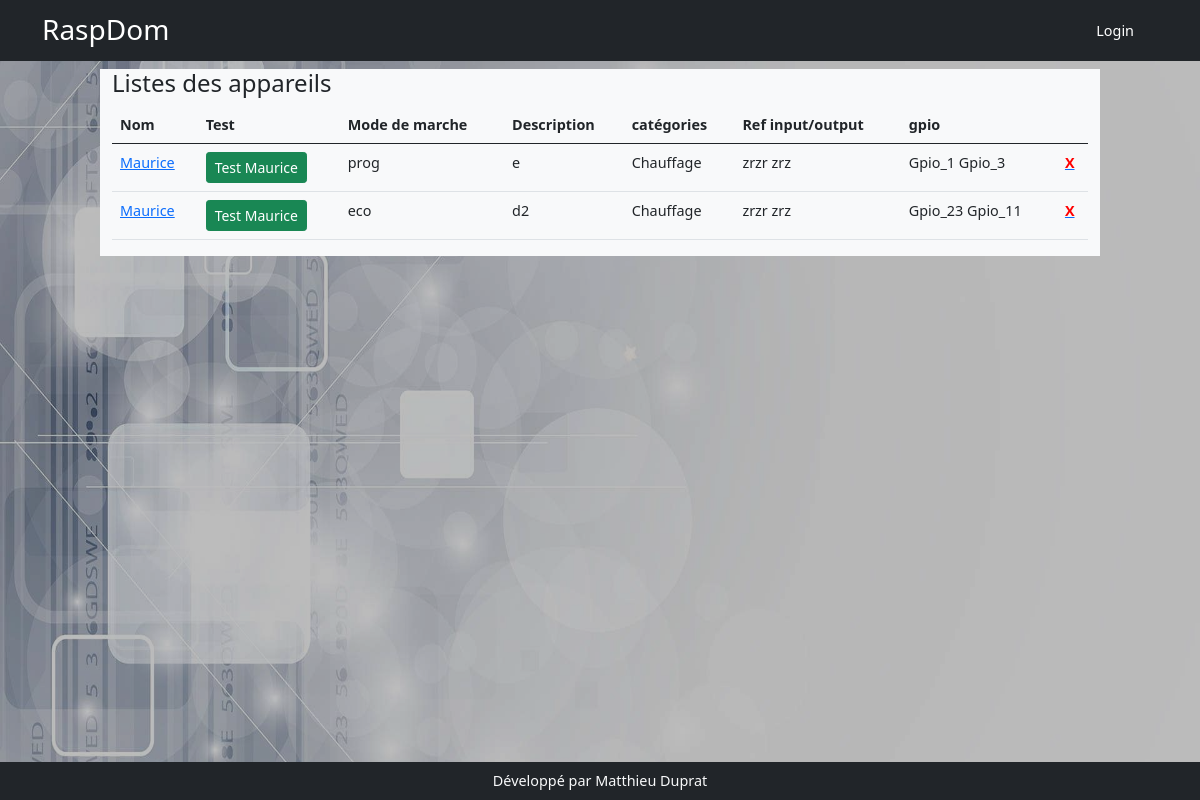
Page /appareils on the earlier database version.
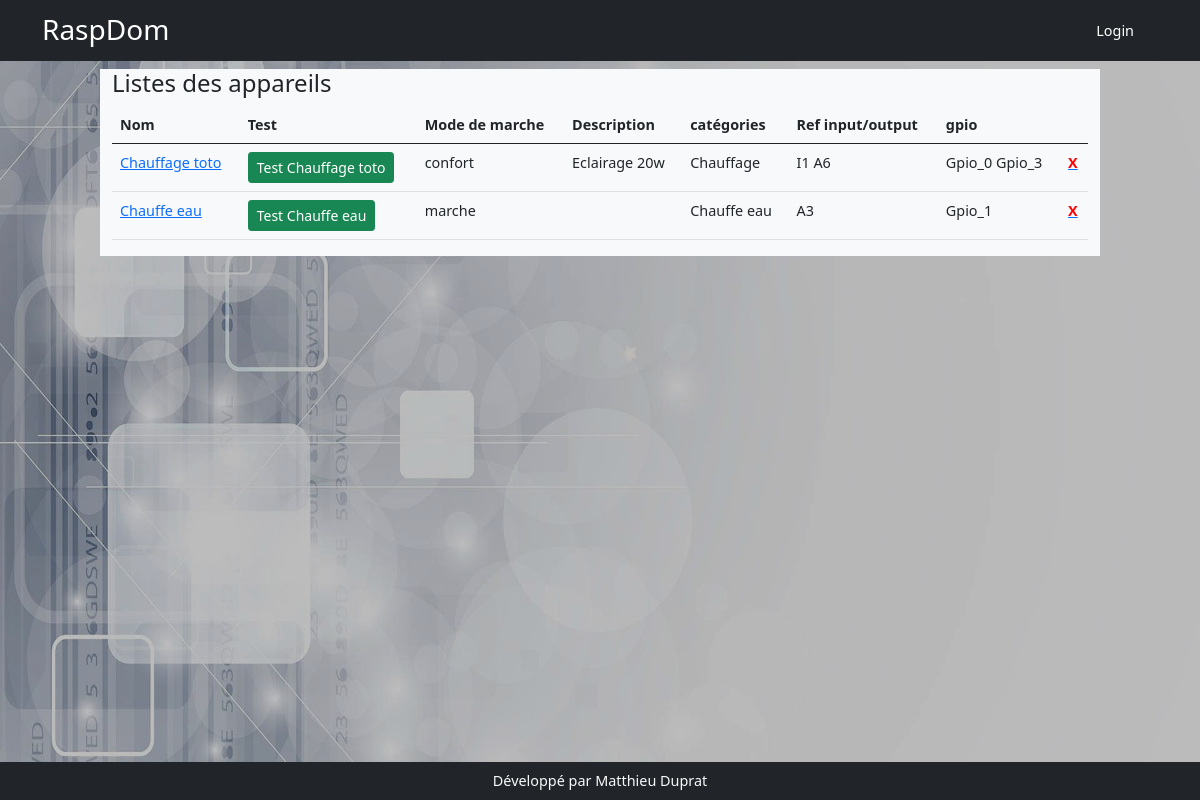
Same page on the later database version.
### models.py (models this page shows, shortened)
class Appareil(db.Model):
    id = db.Column(db.Integer, primary_key=True)
    nom = db.Column(db.String(200))
    description = db.Column(db.String(200))
    categorieappareil = db.Column(db.String(200), nullable=True)
    sortie = db.Column(db.String(200), nullable=True)
    image = db.Column(db.String(200), nullable=True)
    gpios = db.relationship('Gpio', backref='appareil', lazy=True)
    order_gpio = db.Column(db.String(200))
    nbre_gpio = db.Column(db.Integer)
    programmations = db.relationship('Programmation', backref='appareil_programmation', lazy=True)
    mode_de_marche = db.relationship('ModeDeMarche', uselist=False,  backref='appareil_mode_de_marche', lazy=True)
    auto = db.relationship('Auto', uselist=False, backref='appareil_auto', lazy=True)
    sonde_id = db.Column(db.Integer, db.ForeignKey('sonde.id'))
    sonde = db.relationship('Sonde', uselist=False, backref='appareil_sonde', lazy=True)
    manuel = db.relationship('Manuel', uselist=False, backref='appareil_ordre', lazy=True)
    label = db.Column(db.String(250))
    sonde_actived = db.Column(db.Boolean,default=False, nullable=False)

class ModeDeMarche(db.Model):
    id = db.Column(db.Integer, primary_key=True)
    appareil_id = db.Column(db.Integer,db.ForeignKey('appareil.id'), nullable=False)
    mode_de_marche = db.Column(db.String(200), default='off')

class Gpio(db.Model):
    id = db.Column(db.Integer, primary_key=True)
    nom = db.Column(db.String(200))
    mode = db.Column(db.String(10))
    valeur = db.Column(db.String(10))
    info = db.Column(db.String(200))
    appareil_id = db.Column(db.Integer, db.ForeignKey('appareil.id'), nullable=True, default='')

### app.py (the view)
@app.route('/appareils')
def appareils():
    appareils = Appareil.query.order_by('nom')
    return render_template('appareil/appareils.html', appareils=appareils)

### templates/appareil/appareils.html
{% extends 'base.html' %}
{% block content %}
<div class="row">
    <div class="col-md-10 mx-auto  bg-light">
        <h4>Listes des appareils</h4>
        <table class="table">
            <thead>
                <tr>
                    <th>Nom</th>
                    <th>Test</th>
                    <th>Mode de marche</th>
                    <th>Description</th>
                    <th>catégories</th>
                    <th>Ref input/output</th>
                    <th>gpio</th>
                    <th></th>
                </tr>
            </thead>
            <tbody>{% for appareil in appareils %}
                <tr>
                    <td><a href="{{url_for('edit_appareil', appareil_id=appareil.id)}}">{{appareil.nom}}</a> </td>
                    <td><a class="btn btn-success btn-sm" href="{{ url_for('test', appareil_id=appareil.id)}}">Test {{appareil.nom}}</a></td>
                    <td>{{ appareil.mode_de_marche.mode_de_marche}}</td>
                    <td>{{ appareil.description}}</td>
                    <td>{{appareil.label}}</td>
                    <td>{% for data in appareil.gpios if data %} {{data.nom}}{% endfor %}</td>
                    <td>{% for data in appareil.gpios if data %} {{data.valeur}} {% endfor %}</td>
                    <td><a href="{{url_for('delete_appareil', appareil_id=appareil.id)}}"><b style="color:red">X</b></a></td>
                </tr>{% endfor %}
            </tbody>
        </table>
    </div>
</div>
{% endblock %}

### templates/base.html (shortened to what this page needs)
<!DOCTYPE html>
<html lang="fr">
    <head>
        <link href="{{ url_for('static', filename='css/styles.css') }}" rel="stylesheet" />
    </head>
    <body>
    <img id="img-bck" src="{{ url_for('static', filename='assets/domo.jpg') }}">
        <nav class="navbar navbar-expand-lg navbar-dark bg-dark">
            <div class="container">
                <a class="navbar-brand" href="{{url_for('index')}}">
          <span class="h3">RaspDom</span></a>
                <div class="collapse navbar-collapse" id="navbarSupportedContent">
                    <ul class="navbar-nav ms-auto mb-2 mb-lg-0">
                        {% if current_user.is_authenticated %}
                         <li class="nav-item" ><a class="nav-link" href="{{ url_for('index')}}">Home</a></li>
                        <li class="nav-item dropdown">
                            <a class="nav-link dropdown-toggle" id="navbarDropdown" href="#" role="button" data-bs-toggle="dropdown" aria-expanded="false">Appareil</a>
                            <ul class="dropdown-menu dropdown-menu-end" aria-labelledby="navbarDropdown">
                                <li><a class="dropdown-item" href="{{ url_for('appareil')}}">Appareil</a></li>
                                <li><a class="dropdown-item" href="{{ url_for('appareils')}}">Listes des appareils</a></li>
                            </ul>
                        </li>
                        <li class="nav-item dropdown">
                            <a class="nav-link dropdown-toggle" id="navbarDropdown" href="#" role="button" data-bs-toggle="dropdown" aria-expanded="false">GPIO</a>
                            <ul class="dropdown-menu dropdown-menu-end" aria-labelledby="navbarDropdown">
                                <li><a class="dropdown-item" href="{{ url_for('sondes')}}">Sondes</a></li>
                                <li><a class="dropdown-item" href="{{ url_for('gpios')}}">Liste des GPIOs</a></li>
                            </ul>
                        </li>
                        <li class="nav-item dropdown">
                            <a class="nav-link dropdown-toggle" id="navbarDropdown" href="#" role="button" data-bs-toggle="dropdown" aria-expanded="false">Programmation</a>
                            <ul class="dropdown-menu dropdown-menu-end" aria-labelledby="navbarDropdown">
                                <li><a class="dropdown-item" href="{{ url_for('add_programmation')}}">Programmation</a></li>
                                <li><a class="dropdown-item" href="{{ url_for('liste_programmations')}}">Liste des programmations</a></li>
                            </ul>
                        </li>
                        <li class="nav-item"><a class="nav-link active" aria-current="page" href="{{url_for('user')}}">Add user</a></li>
                        <li class="nav-item"><a class="nav-link active" aria-current="page" href="{{url_for('users')}}">Users</a></li>
                        <li class="nav-item"><a class="nav-link active" aria-current="page" href="{{url_for('logout')}}">Logout</a></li>
                        <li class="nav-item"><a class="nav-link" href="{{url_for('profil')}}">{{current_user.username}}</a></li>
                        {% else %}
                            <li class="nav-item"><a class="nav-link active" aria-current="page" href="{{url_for('login')}}">Login</a></li>
                        {% endif %}
                        <li class="nav-item nav-link active" id="dateMachine"></li>
                    </ul>
                </div>
            </div>
        </nav>
        <div class="container-fluid pt-2" style="max-height:84vh; overflow:auto">
            {% block content %}
            {% endblock %}
        </div>
        <div class="bg-dark text-light text-center py-2" style="position:absolute; width:100%; bottom:0px">
            Développé par Matthieu Duprat
        </div>
    </body>
</html>

Differences in the rows shown:
removed Gpio: nom "zrzr", valeur "Gpio_1", shown under Appareil "Maurice"
removed Gpio: nom "zrz", valeur "Gpio_3", shown under Appareil "Maurice"
changed Appareil "Chauffage": nom "Maurice" → "Chauffage toto"; mode_de_marche.mode_de_marche "eco" → "confort"; description "d2" → "Eclairage 20w"; loses Gpio (nom "zrzr", valeur "Gpio_23"); moves up the list
changed Gpio: nom "zrz" → "I1"; valeur "Gpio_11" → "Gpio_0"
added Gpio: nom "A6", valeur "Gpio_3", shown under Appareil "Chauffage"
changed Appareil: nom "Maurice" → "Chauffe eau"; mode_de_marche.mode_de_marche "prog" → "marche"; label "Chauffage" → "Chauffe eau"; gains Gpio (nom "A3", valeur "Gpio_1"); description "e" → (not shown)
